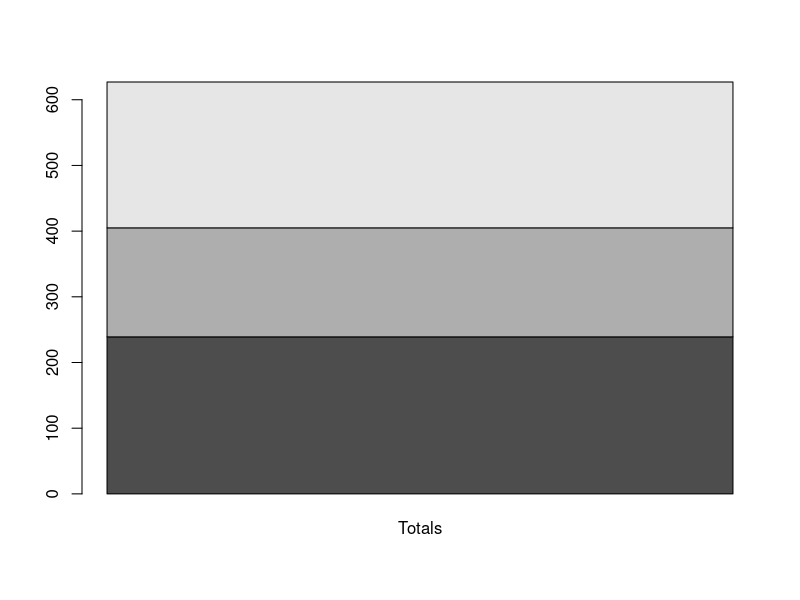

Reproduce this figure in R.
vect <- c(54,89,96,78,25,63,48,78,96)
mat1 = matrix(vect,nrow = 3,byrow = TRUE)
col <- c("day1","day2","day3")
row <- c("white bread sales","cakes sales","brown bread sales")
colnames(mat1)<- col
rownames(mat1)<- row
tot_white <- sum(mat1[1,])
tot_cakes <- sum(mat1[2,])
tot_brown <- sum(mat1[3,])
c <-rbind(tot_white,tot_cakes,tot_brown)
col1 <- c("Totals")
colnames(c) <-(col1)
mat1
c
r <- barplot(c)
r
